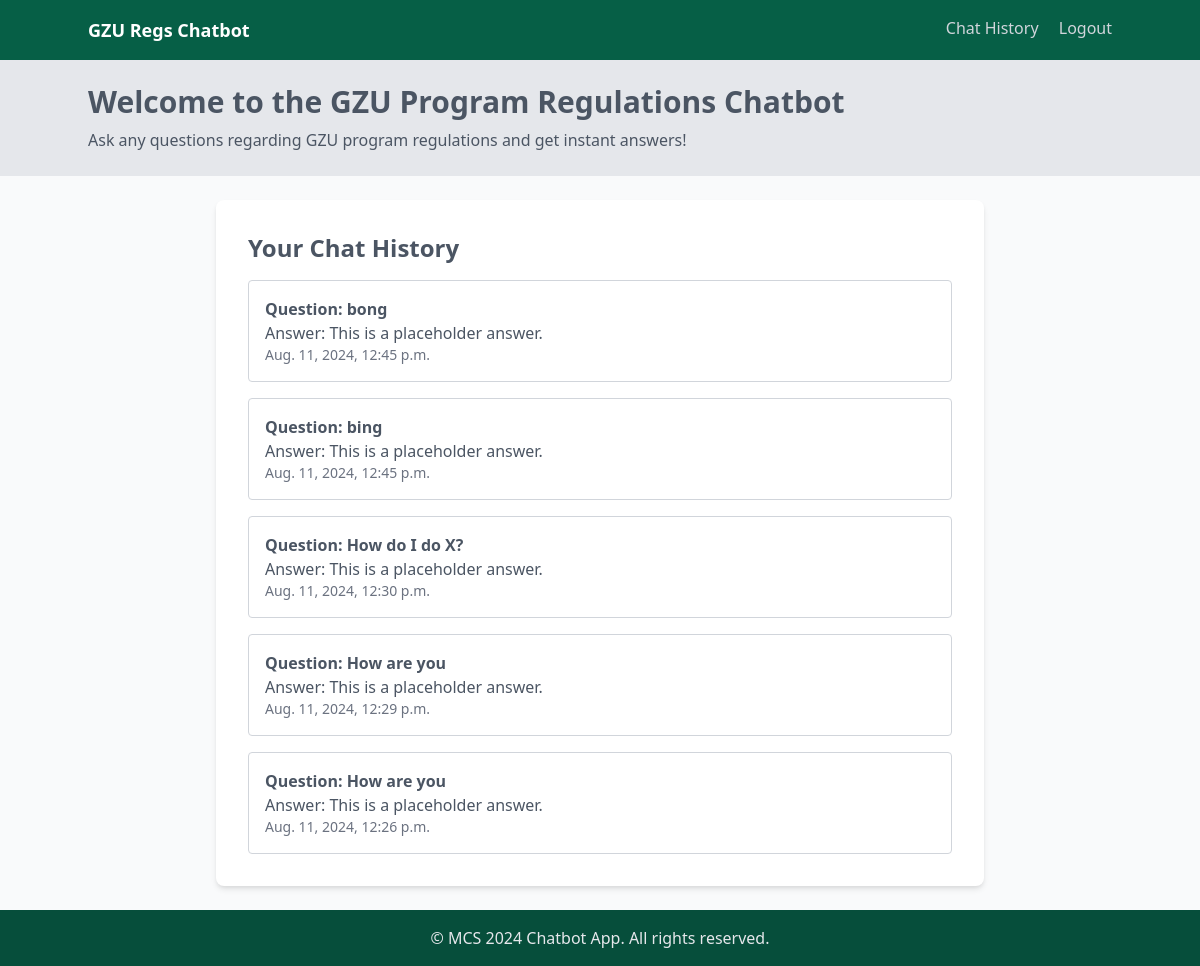
The app's page /chat/history/ (signed in) with its own data.
### chatbot/models.py (models this page shows, shortened)
class Chat(models.Model):
    user = models.ForeignKey(User, on_delete=models.CASCADE)
    question = models.TextField()
    answer = models.TextField()
    timestamp = models.DateTimeField(auto_now_add=True)

### chatbot/views.py (the view)
# urls.py: path('chat/history/', chat_history, name='chat_history'),
def chat_history(request):
    chats = Chat.objects.filter(user=request.user).order_by('-timestamp')
    return render(request, 'chatbot/chat_history.html', {'chats': chats})

### chatbot/templates/chatbot/chat_history.html (shortened to what this page needs)
{% extends 'chatbot/base.html' %}
{% block content %}
<div class="max-w-3xl mx-auto bg-white p-8 rounded-lg shadow-md">
    <h2 class="text-2xl font-semibold mb-4">Your Chat History</h2>
    {% if chats %}
        <ul class="space-y-4">
            {% for chat in chats %}
                <li class="border border-gray-300 p-4 rounded">
                    <p class="font-semibold">Question: {{ chat.question }}</p>
                    <p>Answer: {{ chat.answer }}</p>
                    <p class="text-gray-500 text-sm">{{ chat.timestamp }}</p>
                </li>
            {% endfor %}
        </ul>
    {% else %}
        <p>No chat history available.</p>
    {% endif %}
</div>
{% endblock %}

### chatbot/templates/chatbot/base.html (shortened to what this page needs)
<!DOCTYPE html>
<html lang="en">
<head>
    <link href="https://cdn.jsdelivr.net/npm/tailwindcss@2.2.19/dist/tailwind.min.css" rel="stylesheet">
</head>
<body class="bg-gray-50 text-gray-600">
    <nav class="bg-green-800 p-4">
        <div class="container mx-auto flex justify-between">
            <div>
                <a href="{% url 'chat' %}" class="text-white font-bold text-lg">GZU Regs Chatbot</a>
            </div>
            <div class="space-x-4">
                {% if user.is_authenticated %}
                    <a href="{% url 'chat_history' %}" class="text-gray-300 hover:text-white">Chat History</a>
                    <a href="{% url 'logout' %}" class="text-gray-300 hover:text-white">Logout</a>
                {% else %}
                    <a href="{% url 'register' %}" class="text-gray-300 hover:text-white">Register</a>
                    <a href="{% url 'login' %}" class="text-gray-300 hover:text-white">Login</a>
                {% endif %}
            </div>
        </div>
    </nav>
    <header class="bg-gray-200 p-6">
        <div class="container mx-auto">
            <h1 class="text-3xl font-semibold">Welcome to the GZU Program Regulations Chatbot</h1>
            <p class="mt-2">Ask any questions regarding GZU program regulations and get instant answers!</p>
        </div>
    </header>
    <main class="container mx-auto my-6">
        {% block content %}
        {% endblock %}
    </main>
    <footer class="bg-green-900 p-4 mt-6">
        <div class="container mx-auto text-center text-gray-200">
            <p>&copy; MCS 2024 Chatbot App. All rights reserved.</p>
        </div>
    </footer>
</body>
</html>

### records on screen
Chat: question "bong", answer "This is a placeholder answer.", timestamp "Aug. 11, 2024, 12:45 p.m."
Chat: question "bing", answer "This is a placeholder answer.", timestamp "Aug. 11, 2024, 12:45 p.m."
Chat: question "How do I do X?", answer "This is a placeholder answer.", timestamp "Aug. 11, 2024, 12:30 p.m."
Chat: question "How are you", answer "This is a placeholder answer.", timestamp "Aug. 11, 2024, 12:29 p.m."
Chat: question "How are you", answer "This is a placeholder answer.", timestamp "Aug. 11, 2024, 12:26 p.m."
